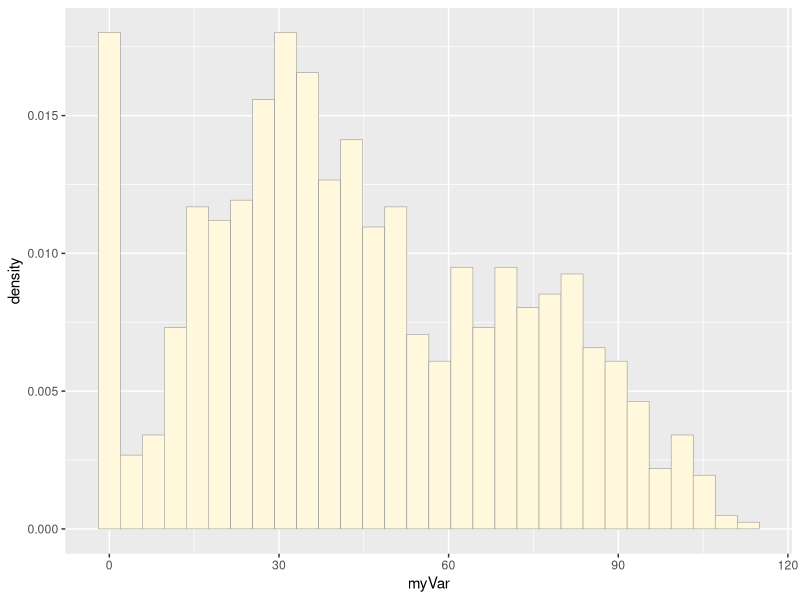
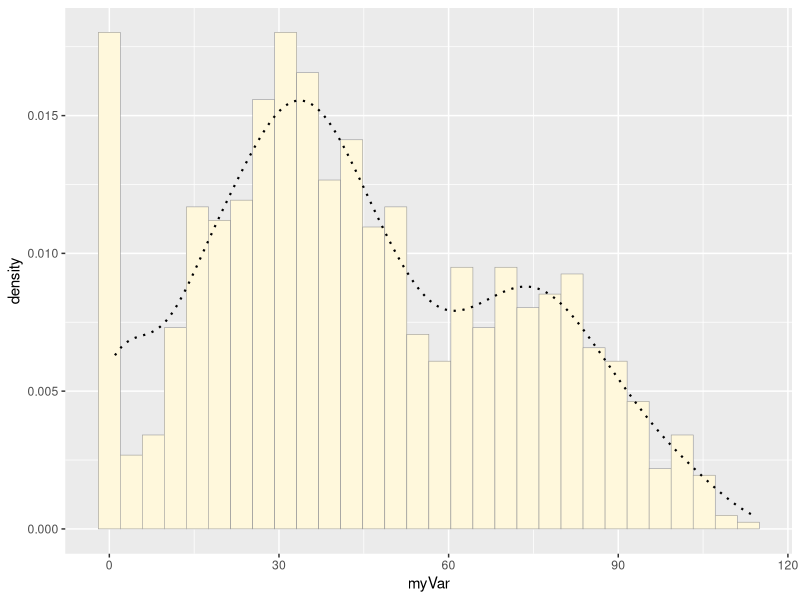
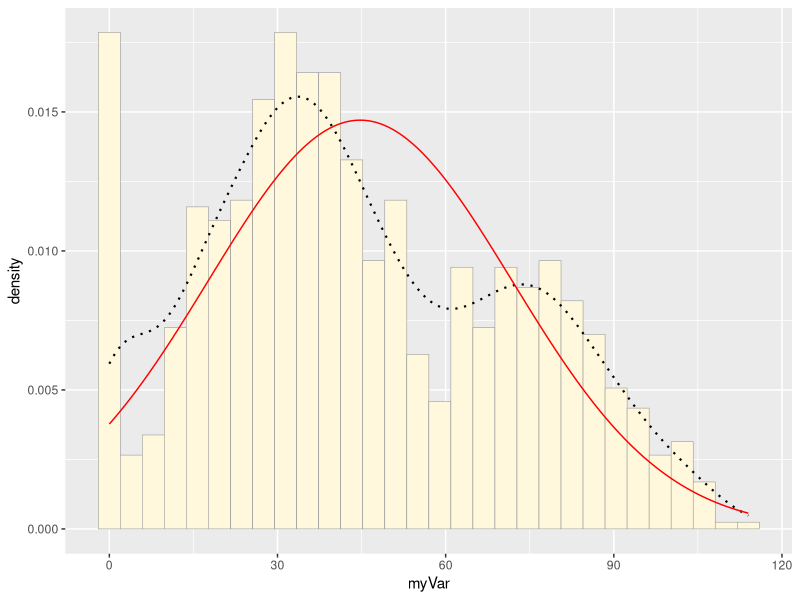
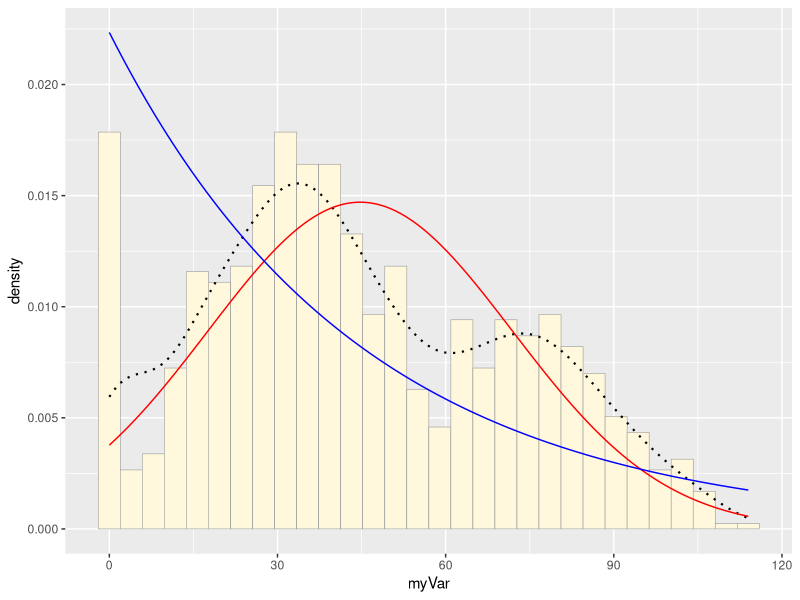
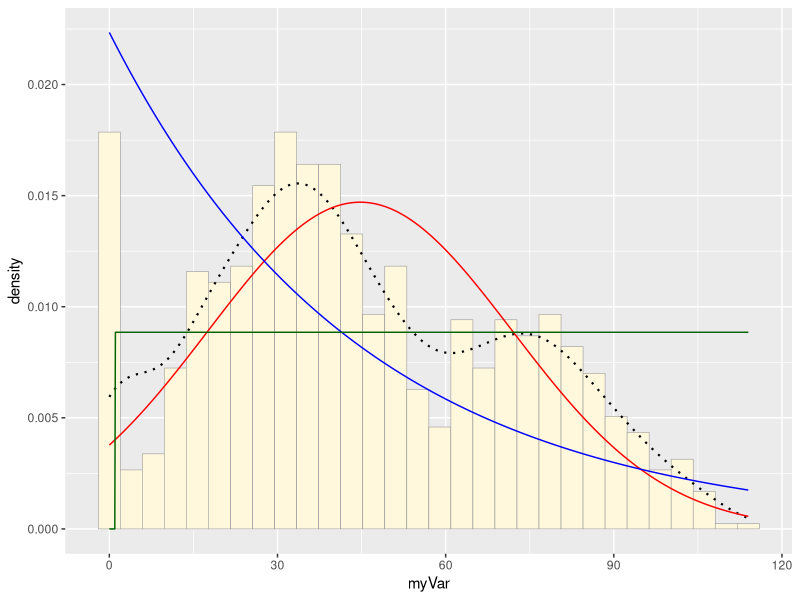
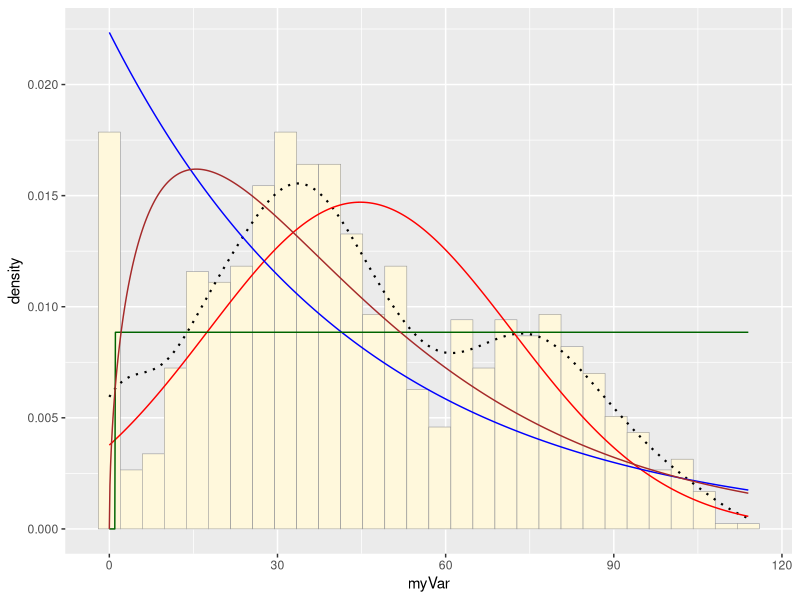
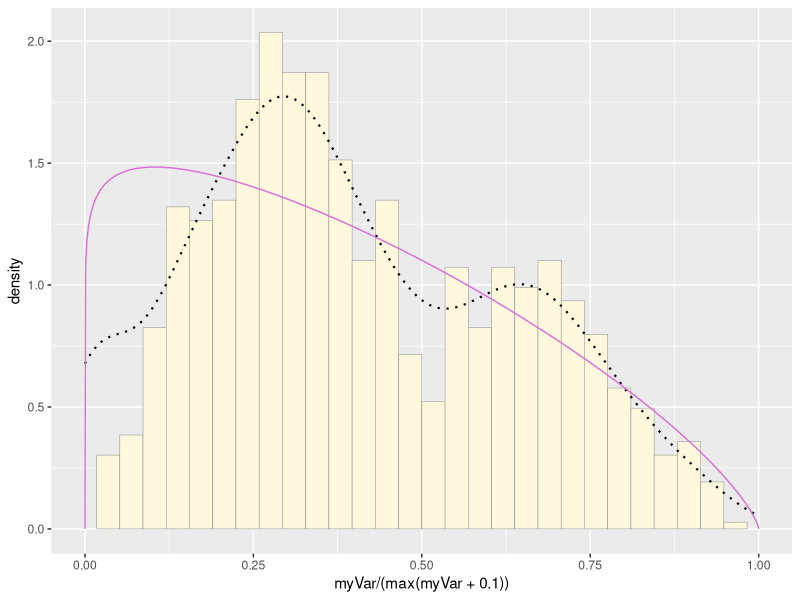
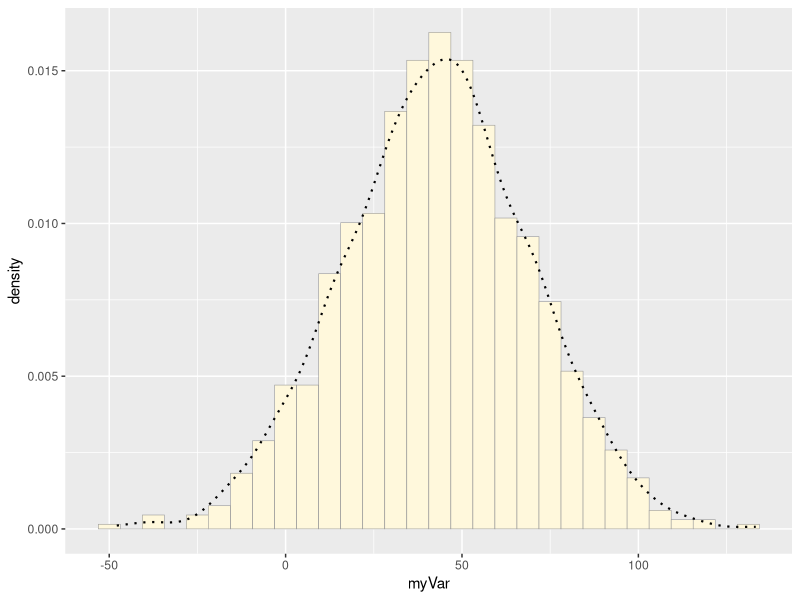

The R source for these figures, in order:
## ---- chunk 1
knitr::opts_chunk$set(echo = TRUE)
## ---- chunk 2
library(ggplot2) # for graphics
library(MASS) # for maximum likelihood estimation
## ---- chunk 3

z <- read.table("F1offspring.txt",header=TRUE,sep="\t", stringsAsFactors=FALSE) #is a TSV
str(z)

#add ID column and offspring count to new dataframe
z <- data.frame(1:nrow(z),z$offspring) 
names(z) <- list("ID","myVar")

#remove NAs
z <- na.omit(z)

#Add 1 to each because of gamma distribution
z$myVar <- z[,2] + 1  
summary(z)

#To illustrate, we will generate some fake data here:
# quick and dirty, a truncated normal distribution to work on the solution set
# 
# z <- rnorm(n=3000,mean=0.2)
# z <- data.frame(1:3000,z)
# names(z) <- list("ID","myVar")
# z <- z[z$myVar>0,]
# str(z)
# summary(z$myVar)
## ---- chunk 4
p1 <- ggplot(data=z, aes(x=myVar, y=..density..)) +
  geom_histogram(color="grey60",fill="cornsilk",size=0.2) 
print(p1) #plots just the histogram of the data
## ---- chunk 5
p1 <-  p1 +  geom_density(linetype="dotted",size=0.75)
print(p1) #add empirical density curve
## ---- chunk 6
#fit data to normal and print parameters
normPars <- fitdistr(z$myVar,"normal")
print(normPars)
str(normPars)
normPars$estimate["mean"] # note structure of getting a named attribute
## ---- chunk 7
#Save values of distribution parameters as variables to construct normal distribution plot
meanML <- normPars$estimate["mean"]
sdML <- normPars$estimate["sd"]

xval <- seq(0,max(z$myVar),len=length(z$myVar))

 stat <- stat_function(aes(x = xval, y = ..y..), fun = dnorm, colour="red", n = length(z$myVar), args = list(mean = meanML, sd = sdML))
 p1 + stat  #Adds normal curve to plot
## ---- chunk 8
#Fit data to exponential distribution
#Save paramters as valyes
expoPars <- fitdistr(z$myVar,"exponential")
rateML <- expoPars$estimate["rate"]

stat2 <- stat_function(aes(x = xval, y = ..y..), fun = dexp, colour="blue", n = length(z$myVar), args = list(rate=rateML))
 p1 + stat + stat2  #adds exponential curve to plot
## ---- chunk 9
stat3 <- stat_function(aes(x = xval, y = ..y..), fun = dunif, colour="darkgreen", n = length(z$myVar), args = list(min=min(z$myVar), max=max(z$myVar)))
 p1 + stat + stat2 + stat3  #adds uniform curve to plot
## ---- chunk 10
#Pass data to distribution and save parameters as variables for constructing a plot
gammaPars <- fitdistr(z$myVar,"gamma")
shapeML <- gammaPars$estimate["shape"]
rateML <- gammaPars$estimate["rate"]

stat4 <- stat_function(aes(x = xval, y = ..y..), fun = dgamma, colour="brown", n = length(z$myVar), args = list(shape=shapeML, rate=rateML))
 p1 + stat + stat2 + stat3 + stat4 #Adds gamma curve to plot
## ---- chunk 11
#Create another plot of data, but so that distribution is between 0 and 1, the last line adds the normla curve
pSpecial <- ggplot(data=z, aes(x=myVar/(max(myVar + 0.1)), y=..density..)) +
  geom_histogram(color="grey60",fill="cornsilk",size=0.2) +
  xlim(c(0,1)) +
  geom_density(size=0.75,linetype="dotted")

#pass data to beta distribution and save parameters as vars
betaPars <- fitdistr(x=z$myVar/max(z$myVar + 0.1),start=list(shape1=1,shape2=2),"beta")
shape1ML <- betaPars$estimate["shape1"]
shape2ML <- betaPars$estimate["shape2"]

#Construct the beta curve
statSpecial <- stat_function(aes(x = xval, y = ..y..), fun = dbeta, colour="orchid", n = length(z$myVar), args = list(shape1=shape1ML,shape2=shape2ML))
pSpecial + statSpecial  #plots beta curve onto plot
## ---- chunk 12
#Let's pass the data to the normal distribution to get parameters
#fit data to normal and print parameters
normPars <- fitdistr(z$myVar,"normal")
print(normPars)
str(normPars)
normPars$estimate["mean"] 

#Save values of distribution parameters as variables to construct normal distribution plot
meanML <- normPars$estimate["mean"]
sdML <- normPars$estimate["sd"]

#Create same amount of samples as in original data
#but using the normal distribution MLH parameters to 
#simulate this new data set
x <- rnorm(nrow(z), mean = meanML, sd = sdML)
typeof(x)
x <- data.frame(1:nrow(z),x) 
names(x) <- list("ID","myVar")

#Make a histogram and add the probabulity density cruve
plot_norm <- ggplot(data=x, aes(x=myVar, y=..density..)) +
  geom_histogram(color="grey60",fill="cornsilk",size=0.2) + 
  geom_density(linetype="dotted",size=0.75)
print(plot_norm)

#Simulate a gamma distribution
#Pass data to distribution and save parameters as variables for constructing a plot
gammaPars <- fitdistr(z$myVar,"gamma")
shapeML <- gammaPars$estimate["shape"]
rateML <- gammaPars$estimate["rate"]
y <- sort(rgamma(n = nrow(z), shape = shapeML, scale = rateML))
y <- data.frame(1:nrow(z), y)
names(y) <- list("ID", "myVar")

plot_gamma <- ggplot(data=y, aes(x=myVar, y=..density..)) +
  geom_histogram(color="grey60",fill="cornsilk",size=0.2) + 
  geom_density(linetype="dotted",size=0.75)
print(plot_gamma)



 
 #plot just the histogram of the original data
p2 <- ggplot(data=z, aes(x=myVar, y=..density..)) +
  geom_histogram(color="grey60",fill="cornsilk",size=0.2) + 
  geom_density(linetype="dotted",size=0.75)
print(p2) 
